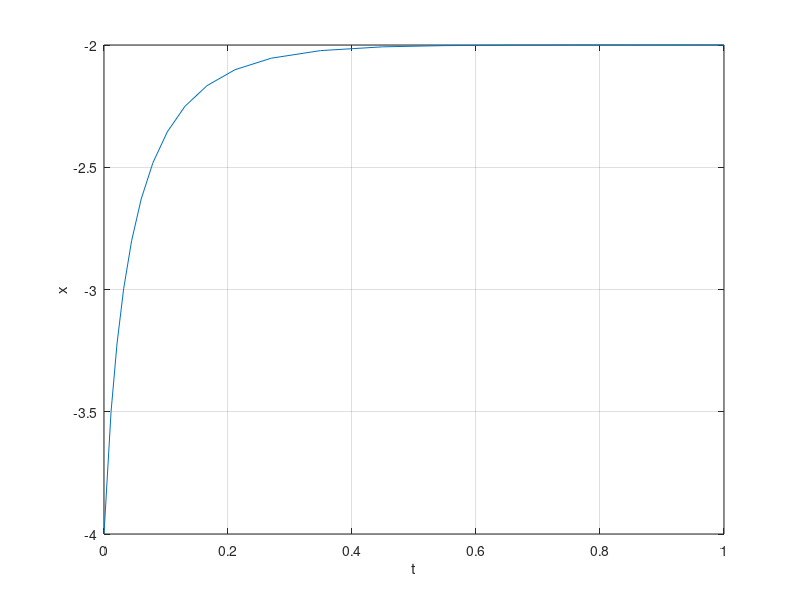
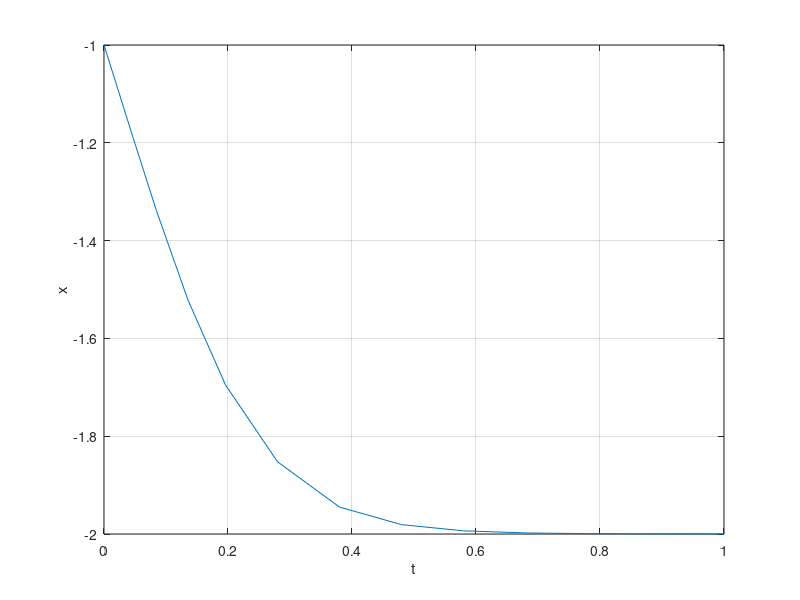
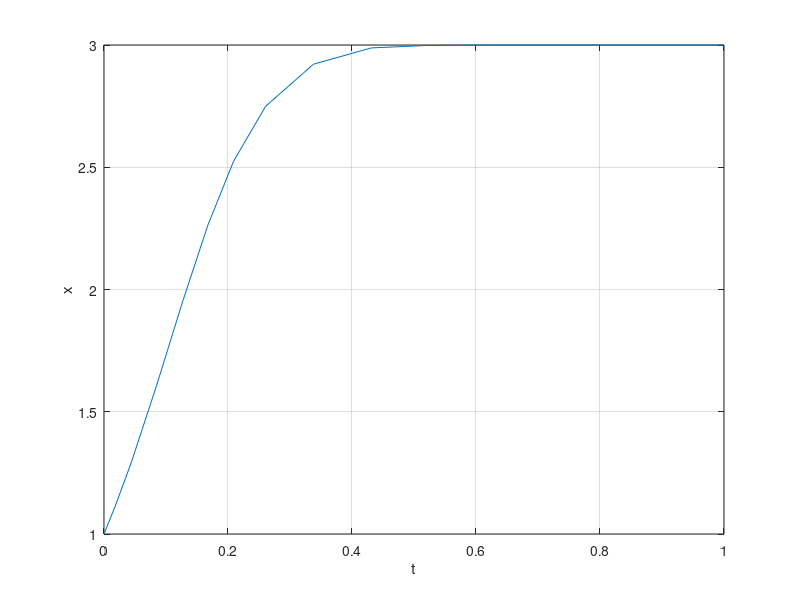
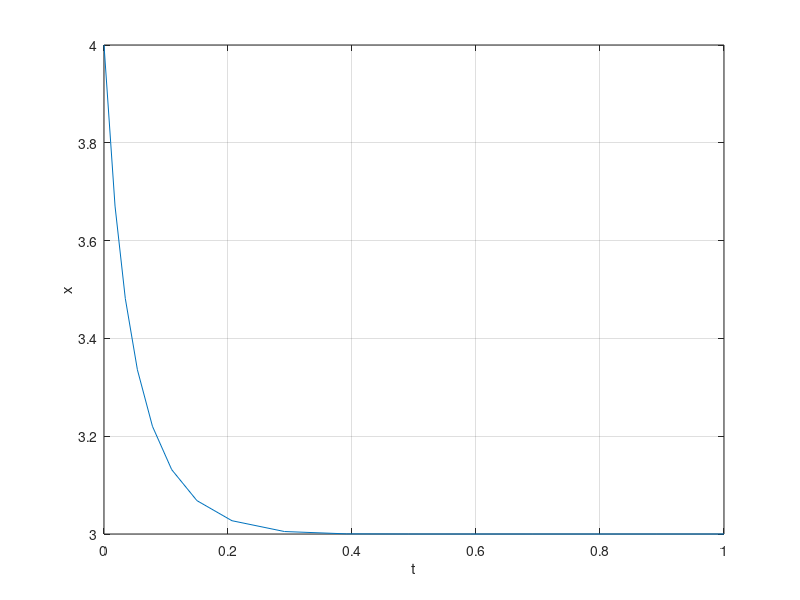

Write the MATLAB code that produced these figures, in order.
function SolveDE_test1

% Matlab function to solve a 1D dynamic system of the form dx/dt = f(x) with initial condition x(0)=x0 and plot the solution x(t) against t

% Initial condition
lsx0 = [-4 -1 1 4];

% Time span for the solution
tSpan = [0 1];
%x = linspace(-3, 4);
% Solve it
%y= RHSode_dev(x);

for x0 = lsx0
    [x, y] = ode23(@(t, x)RHSode(t, x), tSpan, x0);

figure(find(lsx0 == x0))
plot(x, y)
ylabel('x')
xlabel('t')
grid()
end
end


function f = RHSode(t, x)
% Example f(x) = 1-4*x*exp(-x^2)

f = -x.*(x-3).*(x+2);

end

function f = RHSode_dev(x)
% Example f(x) = 1-4*x*exp(-x^2)

f = -3*(x^2)+2*(x)+6;

end
